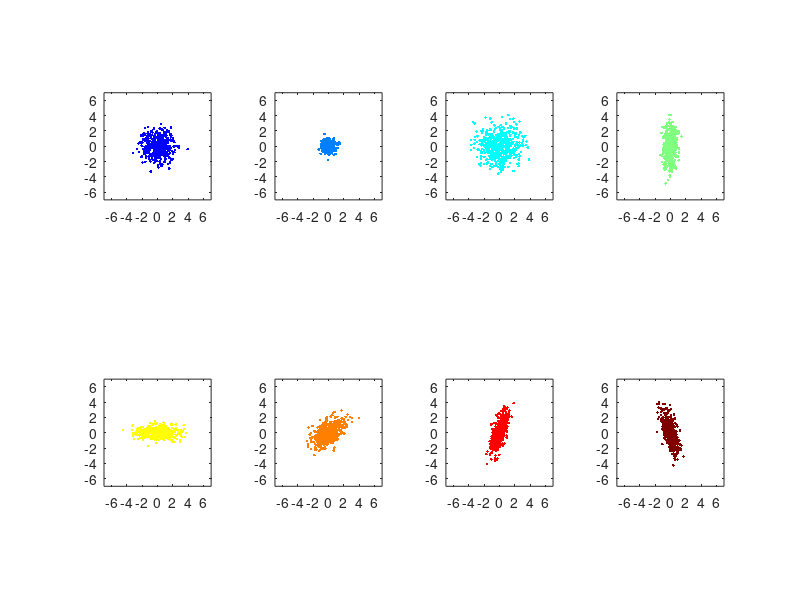

This chart was generated by the following MATLAB code:
N = 500;
m = [0 0];
S = zeros(2,2,8);
DataSet = zeros(N, 2, 8);

S(:,:,1) = [1.0  0.0;  0.0 1.0];
S(:,:,2) = [0.2  0.0;  0.0 0.2];
S(:,:,3) = [2.0  0.0;  0.0 2.0];
S(:,:,4) = [0.2  0.0;  0.0 2.0];
S(:,:,5) = [2.0  0.0;  0.0 0.2];
S(:,:,6) = [1.0  0.5;  0.5 1.0];
S(:,:,7) = [0.3  0.5;  0.5 2.0];
S(:,:,8) = [0.3 -0.5; -0.5 2.0];

cc = jet(8);
figure(1);
hold on;
for i = 1 : 8
    DataSet(:,:,i) = mvnrnd(m, S(:,:,i), N);
    subplot(2, 4, i);
    plot(DataSet(:,1,i), DataSet(:,2,i), '.', 'color', cc(i,:));
    axis equal;
    axis([-7 7 -7 7]);
end

